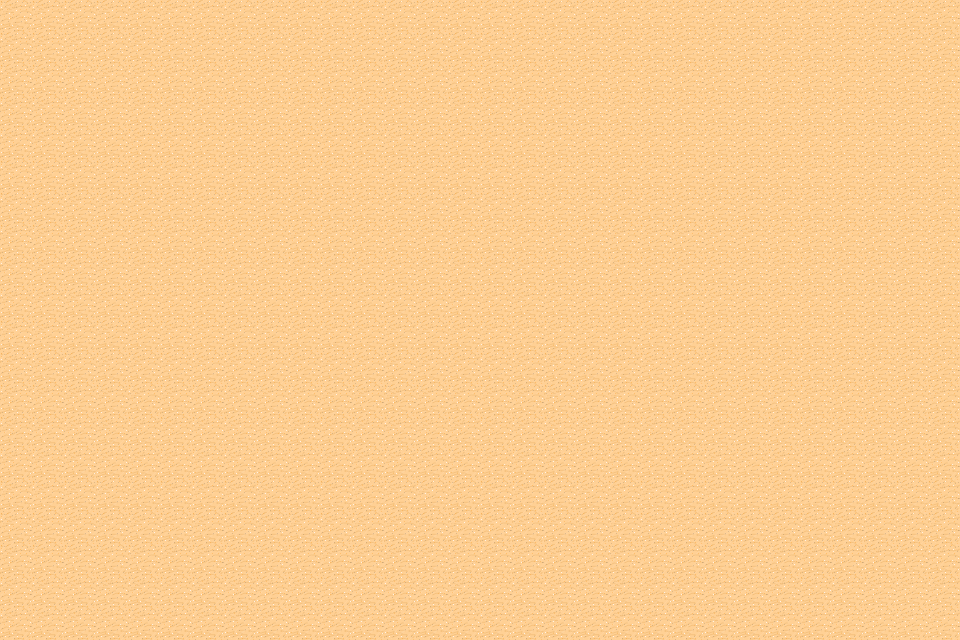

This is a level from a 2D game, rendered from its Tiled map with the project's own tilesets. A one-line summary and the map file follow, with tile-layer data summarised:
An orthogonal 30x20 tile map with 32x32 px tiles, 1 tile layer (Path).

<map version="1.0" orientation="orthogonal" width="30" height="20" tilewidth="32" tileheight="32">
 <tileset firstgid="1" name="tmw_desert_spacing" tilewidth="32" tileheight="32" spacing="1" margin="1">
  <image source="tmw_desert_spacing.png" width="265" height="199" />
 </tileset>
 <layer name="Path" width="30" height="20">
  <data>[600 cells, 600 non-empty, 1 distinct tile ids]</data>
 </layer>
</map>
